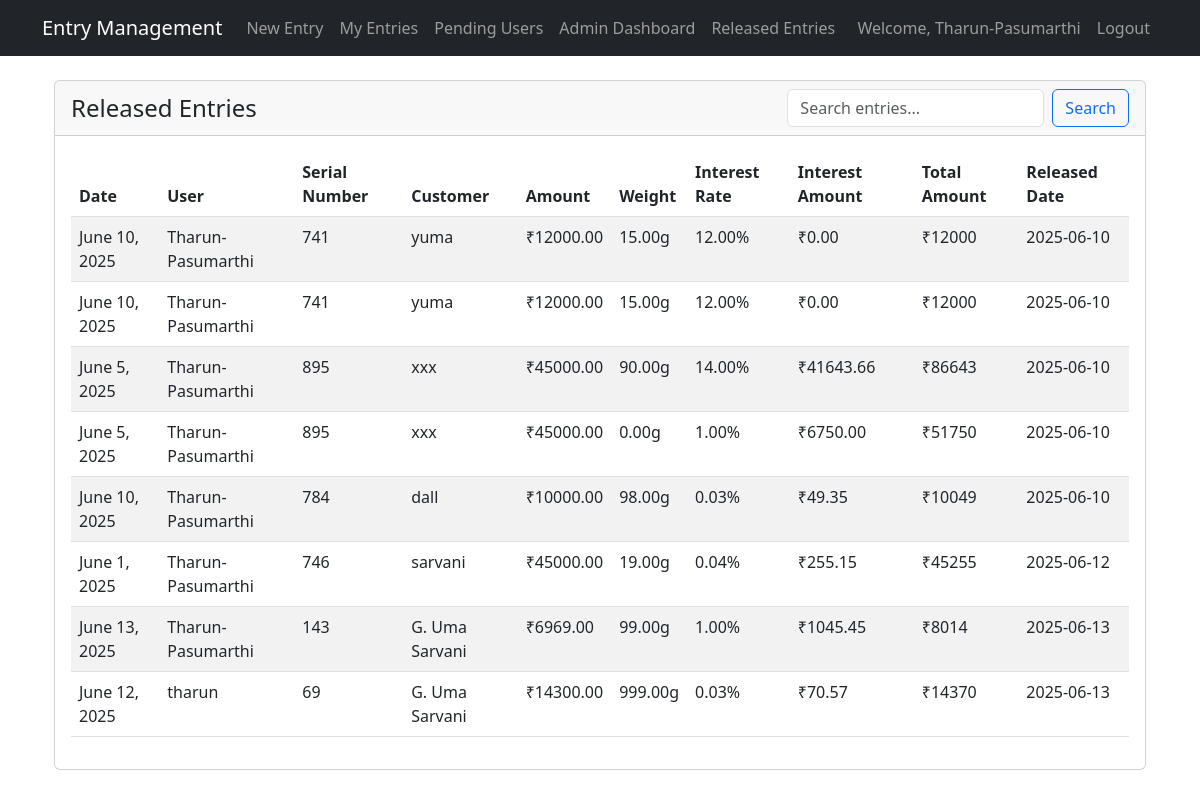
The app's page /entries/admin/released-entries/ (signed in) with its own data.
### users/models.py (models this page shows, shortened)
class CustomUser(AbstractUser):
    phone_number = models.CharField(max_length=15, blank=True)
    is_approved = models.BooleanField(default=False)

### entries/models.py (models this page shows, shortened)
class Entry(models.Model):
    STATUS_CHOICES = [
        ('active', 'Active'),
        ('released', 'Released'),
        ('removed', 'Removed'),
    ]
    user = models.ForeignKey(settings.AUTH_USER_MODEL, on_delete=models.CASCADE)
    date = models.DateField()
    from_date = models.DateField(editable=False)  # Will be set to date automatically
    to_date = models.DateField(null=True, blank=True)
    serial_number = models.CharField(max_length=50)
    customer_name = models.CharField(max_length=100)
    amount = models.DecimalField(max_digits=10, decimal_places=2)
    weight = models.DecimalField(max_digits=10, decimal_places=2, help_text="Weight in grams")
    given_by = models.CharField(max_length=100)
    status = models.CharField(max_length=10, choices=STATUS_CHOICES, default='active')
    interest_rate = models.DecimalField(max_digits=5, decimal_places=2, null=True, blank=True)
    interest_amount = models.DecimalField(max_digits=10, decimal_places=2, null=True, blank=True)
    created_at = models.DateTimeField(auto_now_add=True)
    updated_at = models.DateTimeField(auto_now=True)
    released_at = models.DateTimeField(null=True, blank=True)

### entries/views.py (the view)
# urls.py: path('admin/released-entries/', views.released_entries, name='released_entries'),
@login_required
@user_passes_test(lambda u: u.is_staff)
def released_entries(request):
    search_query = request.GET.get('search', '')
    entries = Entry.objects.filter(status='released')
    if search_query:
        entries = entries.filter(
            Q(serial_number__icontains=search_query) |
            Q(customer_name__icontains=search_query) |
            Q(user__username__icontains=search_query)
        )
    return render(request, 'entries/released_entries.html', {
        'entries': entries,
        'search_query': search_query
    })

### templates/entries/released_entries.html (shortened to what this page needs)
{% extends 'base.html' %}
{% block content %}
<div class="container mt-4">
    <div class="row">
        <div class="col-12">
            <div class="card">
                <div class="card-header d-flex justify-content-between align-items-center">
                    <h4 class="mb-0">Released Entries</h4>
                    <form class="d-flex" method="get">
                        <input type="search" name="search" class="form-control me-2" placeholder="Search entries..." value="{{ search_query }}">
                        <button type="submit" class="btn btn-outline-primary">Search</button>
                    </form>
                </div>
                <div class="card-body">
                    <div class="table-responsive">
                        <table class="table table-striped">
                            <thead>
                                <tr>
                                    <th>Date</th>
                                    <th>User</th>
                                    <th>Serial Number</th>
                                    <th>Customer</th>
                                    <th>Amount</th>
                                    <th>Weight</th>
                                    <th>Interest Rate</th>
                                    <th>Interest Amount</th>
                                    <th>Total Amount</th>
                                    <th>Released Date</th>
                                </tr>
                            </thead>
                            <tbody>
                                {% for entry in entries %}
                                <tr>
                                    <td>{{ entry.date }}</td>
                                    <td>{{ entry.user.username }}</td>
                                    <td>{{ entry.serial_number }}</td>
                                    <td>{{ entry.customer_name }}</td>
                                    <td>₹{{ entry.amount }}</td>
                                    <td>{{ entry.weight }}g</td>
                                    <td>{{ entry.interest_rate }}%</td>
                                    <td>₹{{ entry.interest_amount }}</td>
                                    <td>₹{{ entry.amount|add:entry.interest_amount }}</td>
                                    <td>{{ entry.updated_at|date:"Y-m-d" }}</td>
                                </tr>
                                {% empty %}
                                <tr>
                                    <td colspan="10" class="text-center">No released entries found.</td>
                                </tr>
                                {% endfor %}
                            </tbody>
                        </table>
                    </div>
                </div>
            </div>
        </div>
    </div>
</div>
{% endblock %}

### templates/base.html (shortened to what this page needs)
<!DOCTYPE html>
<html lang="en">
<head>
    <link href="https://cdn.jsdelivr.net/npm/bootstrap@5.3.0/dist/css/bootstrap.min.css" rel="stylesheet">
    <link href="https://cdn.jsdelivr.net/npm/bootstrap-icons@1.7.2/font/bootstrap-icons.css" rel="stylesheet">
</head>
<body>
    <nav class="navbar navbar-expand-lg navbar-dark bg-dark">
        <div class="container">
            <a class="navbar-brand" href="{% url 'home' %}">Entry Management</a>
            <div class="collapse navbar-collapse" id="navbarNav">
                <ul class="navbar-nav me-auto">
                    {% if user.is_authenticated and user.is_approved %}
                        <li class="nav-item">
                            <a class="nav-link" href="{% url 'entry_create' %}">New Entry</a>
                        </li>
                        <li class="nav-item">
                            <a class="nav-link" href="{% url 'entry_list' %}">My Entries</a>
                        </li>
                    {% endif %}
                    {% if user.is_staff %}
                        <li class="nav-item">
                            <a class="nav-link" href="{% url 'pending_users' %}">Pending Users</a>
                        </li>
                        <li class="nav-item">
                            <a class="nav-link" href="{% url 'admin_dashboard' %}">Admin Dashboard</a>
                        </li>
                        <li class="nav-item">
                            <a class="nav-link" href="{% url 'released_entries' %}">Released Entries</a>
                        </li>
                    {% endif %}
                </ul>
                <ul class="navbar-nav">
                    {% if user.is_authenticated %}
                        <li class="nav-item">
                            <span class="nav-link">Welcome, {{ user.username }}</span>
                        </li>
                        <li class="nav-item">
                            <form method="post" action="{% url 'logout' %}" class="d-inline">
                                <button type="submit" class="btn btn-link nav-link">Logout</button>
                            </form>
                        </li>
                    {% endif %}
                </ul>
            </div>
        </div>
    </nav>
    <div class="container mt-4">
        {% block content %}
        {% endblock %}
    </div>
</body>
</html>

### records on screen
CustomUser: username "Tharun-Pasumarthi"
Entry: date "June 10, 2025", user.username "Tharun-Pasumarthi", serial_number "741", customer_name "yuma", amount "12000.00", weight "15.00", interest_rate "12.00", interest_amount "0.00", amount|add "12000", updated_at "2025-06-10"
Entry: date "June 10, 2025", user.username "Tharun-Pasumarthi", serial_number "741", customer_name "yuma", amount "12000.00", weight "15.00", interest_rate "12.00", interest_amount "0.00", amount|add "12000", updated_at "2025-06-10"
Entry: date "June 5, 2025", user.username "Tharun-Pasumarthi", serial_number "895", customer_name "xxx", amount "45000.00", weight "90.00", interest_rate "14.00", interest_amount "41643.66", amount|add "86643", updated_at "2025-06-10"
Entry: date "June 5, 2025", user.username "Tharun-Pasumarthi", serial_number "895", customer_name "xxx", amount "45000.00", weight "0.00", interest_rate "1.00", interest_amount "6750.00", amount|add "51750", updated_at "2025-06-10"
Entry: date "June 10, 2025", user.username "Tharun-Pasumarthi", serial_number "784", customer_name "dall", amount "10000.00", weight "98.00", interest_rate "0.03", interest_amount "49.35", amount|add "10049", updated_at "2025-06-10"
Entry: date "June 1, 2025", user.username "Tharun-Pasumarthi", serial_number "746", customer_name "sarvani", amount "45000.00", weight "19.00", interest_rate "0.04", interest_amount "255.15", amount|add "45255", updated_at "2025-06-12"
Entry: date "June 13, 2025", user.username "Tharun-Pasumarthi", serial_number "143", customer_name "G. Uma Sarvani", amount "6969.00", weight "99.00", interest_rate "1.00", interest_amount "1045.45", amount|add "8014", updated_at "2025-06-13"
Entry: date "June 12, 2025", user.username "tharun", serial_number "69", customer_name "G. Uma Sarvani", amount "14300.00", weight "999.00", interest_rate "0.03", interest_amount "70.57", amount|add "14370", updated_at "2025-06-13"
